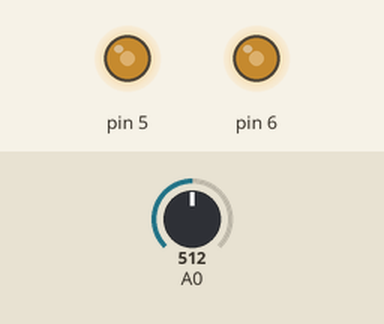
The sketch below on a simulated Arduino Uno, built with avr-gcc and run on an emulated ATmega328P. On the bench: output pins drawn as LEDs (lit = HIGH). The test bench sets the inputs (shaded band); at power-on: A0 = 512.

Above: at 1.2 s.
1.3 s: A0 set to 716
At 2.0 s:
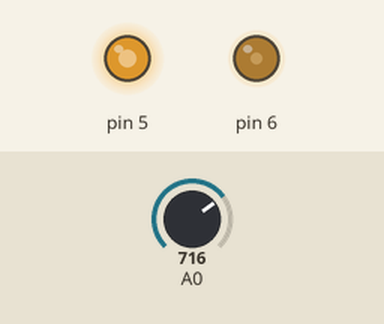
2.8 s: A0 set to 900
At 3.1 s:
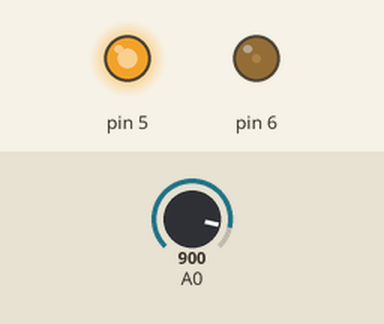
4.3 s: A0 set to 1023
At 5.5 s:
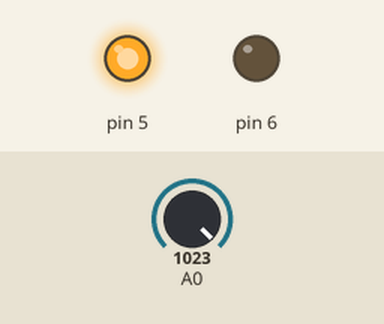
5.8 s: A0 set to 306
At 6.6 s:
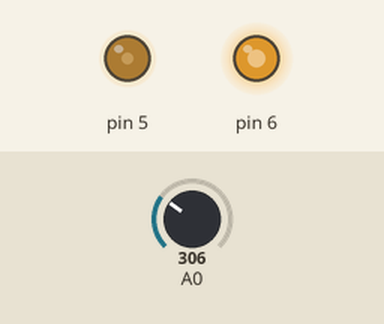
7.3 s: A0 set to 122
At 7.8 s:
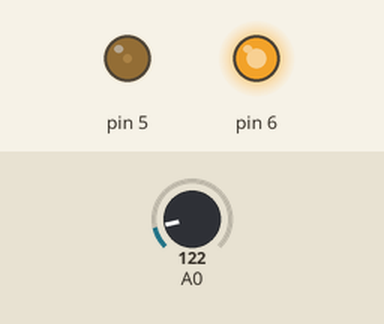
Timing chart, 0 to 9.8 s (numbered marks = the images above; inputs shaded):
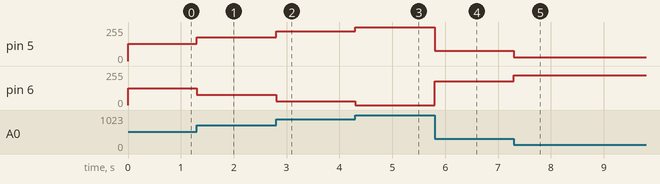

Measured:
- after the input at 1.3 s, pin 5: 128/255 → 179/255 at once; pin 6: 127/255 → 76/255 at once
- after the input at 2.8 s, pin 5: 179/255 → 225/255 at once; pin 6: 76/255 → 30/255 at once
- after the input at 4.3 s, pin 5: 225/255 → 255/255 at once; pin 6: 30/255 → 0/255 at once
- after the input at 5.8 s, pin 5: 255/255 → 76/255 at once; pin 6: 0/255 → 179/255 at once
- after the input at 7.3 s, pin 5: 76/255 → 30/255 at once; pin 6: 179/255 → 225/255 at once

The sketch:

WarmCoolLEDStrip.ino
```cpp
/*
  Warm-Cool lamp using 12V LED strips

  Reads a potentiometer on pin A1, uses it to set a ratio of warm to cool
  controls two LED channels on pins 4 and 5

  Circuit:
        potentiometer on pin A1
        12V LEDs on pins 4 and 5

  created 19 Jan 2019
  modified 16 Feb 2020
  by Tom Igoe
*/
void setup() {
  // initialize serial communication:
  Serial.begin(9600);
}

void loop() {
  // read potentiometer, use it to set ratio of warm to cool:
  int potReading = analogRead(A0) / 4;
  int warm =  255 - potReading;
  int cool =  potReading;

  // PWM the LED channels:
  analogWrite(5, cool);
  analogWrite(6, warm);
}
```
